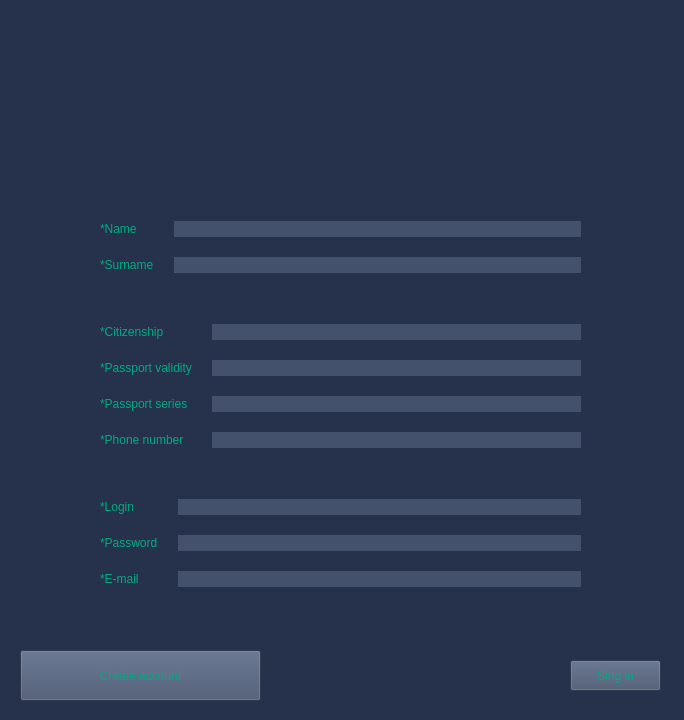
<?xml version="1.0" encoding="UTF-8"?>
<ui version="4.0">
 <class>RegistrationWindow</class>
 <widget class="QWidget" name="RegistrationWindow">
  <property name="geometry">
   <rect>
    <x>0</x>
    <y>0</y>
    <width>684</width>
    <height>720</height>
   </rect>
  </property>
  <property name="minimumSize">
   <size>
    <width>684</width>
    <height>720</height>
   </size>
  </property>
  <property name="maximumSize">
   <size>
    <width>684</width>
    <height>720</height>
   </size>
  </property>
  <property name="palette">
   <palette>
    <active>
     <colorrole role="WindowText">
      <brush brushstyle="SolidPattern">
       <color alpha="255">
        <red>0</red>
        <green>170</green>
        <blue>127</blue>
       </color>
      </brush>
     </colorrole>
     <colorrole role="Button">
      <brush brushstyle="SolidPattern">
       <color alpha="255">
        <red>38</red>
        <green>50</green>
        <blue>76</blue>
       </color>
      </brush>
     </colorrole>
     <colorrole role="Text">
      <brush brushstyle="SolidPattern">
       <color alpha="255">
        <red>0</red>
        <green>170</green>
        <blue>127</blue>
       </color>
      </brush>
     </colorrole>
     <colorrole role="ButtonText">
      <brush brushstyle="SolidPattern">
       <color alpha="255">
        <red>0</red>
        <green>170</green>
        <blue>127</blue>
       </color>
      </brush>
     </colorrole>
     <colorrole role="Base">
      <brush brushstyle="SolidPattern">
       <color alpha="255">
        <red>38</red>
        <green>50</green>
        <blue>76</blue>
       </color>
      </brush>
     </colorrole>
     <colorrole role="Window">
      <brush brushstyle="SolidPattern">
       <color alpha="255">
        <red>38</red>
        <green>50</green>
        <blue>76</blue>
       </color>
      </brush>
     </colorrole>
     <colorrole role="PlaceholderText">
      <brush brushstyle="SolidPattern">
       <color alpha="128">
        <red>0</red>
        <green>170</green>
        <blue>127</blue>
       </color>
      </brush>
     </colorrole>
    </active>
    <inactive>
     <colorrole role="WindowText">
      <brush brushstyle="SolidPattern">
       <color alpha="255">
        <red>0</red>
        <green>170</green>
        <blue>127</blue>
       </color>
      </brush>
     </colorrole>
     <colorrole role="Button">
      <brush brushstyle="SolidPattern">
       <color alpha="255">
        <red>38</red>
        <green>50</green>
        <blue>76</blue>
       </color>
      </brush>
     </colorrole>
     <colorrole role="Text">
      <brush brushstyle="SolidPattern">
       <color alpha="255">
        <red>0</red>
        <green>170</green>
        <blue>127</blue>
       </color>
      </brush>
     </colorrole>
     <colorrole role="ButtonText">
      <brush brushstyle="SolidPattern">
       <color alpha="255">
        <red>0</red>
        <green>170</green>
        <blue>127</blue>
       </color>
      </brush>
     </colorrole>
     <colorrole role="Base">
      <brush brushstyle="SolidPattern">
       <color alpha="255">
        <red>38</red>
        <green>50</green>
        <blue>76</blue>
       </color>
      </brush>
     </colorrole>
     <colorrole role="Window">
      <brush brushstyle="SolidPattern">
       <color alpha="255">
        <red>38</red>
        <green>50</green>
        <blue>76</blue>
       </color>
      </brush>
     </colorrole>
     <colorrole role="PlaceholderText">
      <brush brushstyle="SolidPattern">
       <color alpha="128">
        <red>0</red>
        <green>170</green>
        <blue>127</blue>
       </color>
      </brush>
     </colorrole>
    </inactive>
    <disabled>
     <colorrole role="WindowText">
      <brush brushstyle="SolidPattern">
       <color alpha="255">
        <red>0</red>
        <green>170</green>
        <blue>127</blue>
       </color>
      </brush>
     </colorrole>
     <colorrole role="Button">
      <brush brushstyle="SolidPattern">
       <color alpha="255">
        <red>38</red>
        <green>50</green>
        <blue>76</blue>
       </color>
      </brush>
     </colorrole>
     <colorrole role="Text">
      <brush brushstyle="SolidPattern">
       <color alpha="255">
        <red>0</red>
        <green>170</green>
        <blue>127</blue>
       </color>
      </brush>
     </colorrole>
     <colorrole role="ButtonText">
      <brush brushstyle="SolidPattern">
       <color alpha="255">
        <red>0</red>
        <green>170</green>
        <blue>127</blue>
       </color>
      </brush>
     </colorrole>
     <colorrole role="Base">
      <brush brushstyle="SolidPattern">
       <color alpha="255">
        <red>38</red>
        <green>50</green>
        <blue>76</blue>
       </color>
      </brush>
     </colorrole>
     <colorrole role="Window">
      <brush brushstyle="SolidPattern">
       <color alpha="255">
        <red>38</red>
        <green>50</green>
        <blue>76</blue>
       </color>
      </brush>
     </colorrole>
     <colorrole role="PlaceholderText">
      <brush brushstyle="SolidPattern">
       <color alpha="128">
        <red>0</red>
        <green>170</green>
        <blue>127</blue>
       </color>
      </brush>
     </colorrole>
    </disabled>
   </palette>
  </property>
  <property name="windowTitle">
   <string>Form</string>
  </property>
  <property name="windowIcon">
   <iconset resource="pictures.qrc">
    <normaloff>:/mainLogo/resources/5.png</normaloff>:/mainLogo/resources/5.png</iconset>
  </property>
  <property name="styleSheet">
   <string notr="true">#RegistrationWindow{ background-color: rgb(38, 50, 76);
color: rgb(0, 170, 127);}</string>
  </property>
  <widget class="QPushButton" name="pushButtonGoToMainWindow">
   <property name="geometry">
    <rect>
     <x>20</x>
     <y>650</y>
     <width>241</width>
     <height>51</height>
    </rect>
   </property>
   <property name="styleSheet">
    <string notr="true">color: rgb(0, 170, 127);
background-color: rgb(67, 81, 108);
font: 14pt &quot;Britannic Bold&quot;;</string>
   </property>
   <property name="text">
    <string>Create account</string>
   </property>
  </widget>
  <widget class="QPushButton" name="pushButtonGoToLoginWindow">
   <property name="geometry">
    <rect>
     <x>570</x>
     <y>660</y>
     <width>91</width>
     <height>31</height>
    </rect>
   </property>
   <property name="styleSheet">
    <string notr="true">color: rgb(0, 170, 127);
background-color: rgb(67, 81, 108);
font: 10pt &quot;Britannic Bold&quot;;</string>
   </property>
   <property name="text">
    <string>Sing in</string>
   </property>
  </widget>
  <widget class="QLabel" name="Logo">
   <property name="geometry">
    <rect>
     <x>-40</x>
     <y>30</y>
     <width>741</width>
     <height>121</height>
    </rect>
   </property>
   <property name="text">
    <string/>
   </property>
   <property name="pixmap">
    <pixmap resource="pictures.qrc">:/mainLogo/resources/10.png</pixmap>
   </property>
  </widget>
  <widget class="QWidget" name="layoutWidget">
   <property name="geometry">
    <rect>
     <x>100</x>
     <y>190</y>
     <width>481</width>
     <height>431</height>
    </rect>
   </property>
   <layout class="QVBoxLayout" name="verticalLayout">
    <property name="spacing">
     <number>20</number>
    </property>
    <item>
     <layout class="QGridLayout" name="gridLayout_2">
      <item row="1" column="0">
       <widget class="QLabel" name="labelSurname">
        <property name="styleSheet">
         <string notr="true">color: rgb(0, 170, 127);
font: 14pt &quot;Britannic Bold&quot;;</string>
        </property>
        <property name="text">
         <string>*Surname</string>
        </property>
       </widget>
      </item>
      <item row="1" column="1">
       <widget class="QLineEdit" name="lineEditSurname">
        <property name="styleSheet">
         <string notr="true">color: rgb(0, 170, 127);
border: rgb(84, 96, 117);
background-color: rgb(67, 81, 108);
font: 14pt &quot;Britannic Bold&quot;;</string>
        </property>
        <property name="frame">
         <bool>false</bool>
        </property>
       </widget>
      </item>
      <item row="0" column="1">
       <widget class="QLineEdit" name="lineEditName">
        <property name="enabled">
         <bool>true</bool>
        </property>
        <property name="styleSheet">
         <string notr="true">color: rgb(0, 170, 127);
border: rgb(84, 96, 117);
background-color: rgb(67, 81, 108);
font: 14pt &quot;Britannic Bold&quot;;</string>
        </property>
        <property name="frame">
         <bool>false</bool>
        </property>
       </widget>
      </item>
      <item row="0" column="0">
       <widget class="QLabel" name="labelName">
        <property name="styleSheet">
         <string notr="true">color: rgb(0, 170, 127);
font: 14pt &quot;Britannic Bold&quot;;</string>
        </property>
        <property name="text">
         <string>*Name</string>
        </property>
       </widget>
      </item>
     </layout>
    </item>
    <item>
     <layout class="QGridLayout" name="gridLayout_3">
      <property name="verticalSpacing">
       <number>20</number>
      </property>
      <item row="2" column="0">
       <widget class="QLabel" name="labelPassportSeries">
        <property name="styleSheet">
         <string notr="true">color: rgb(0, 170, 127);
font: 14pt &quot;Britannic Bold&quot;;</string>
        </property>
        <property name="text">
         <string>*Passport series</string>
        </property>
       </widget>
      </item>
      <item row="3" column="0">
       <widget class="QLabel" name="labelPhoneNumber">
        <property name="styleSheet">
         <string notr="true">color: rgb(0, 170, 127);
font: 14pt &quot;Britannic Bold&quot;;</string>
        </property>
        <property name="text">
         <string>*Phone number</string>
        </property>
       </widget>
      </item>
      <item row="3" column="1">
       <widget class="QLineEdit" name="lineEditPhoneNumber">
        <property name="styleSheet">
         <string notr="true">color: rgb(0, 170, 127);
border: rgb(84, 96, 117);
background-color: rgb(67, 81, 108);
font: 14pt &quot;Britannic Bold&quot;;
</string>
        </property>
        <property name="frame">
         <bool>false</bool>
        </property>
       </widget>
      </item>
      <item row="1" column="0">
       <widget class="QLabel" name="labelPassportValidity">
        <property name="styleSheet">
         <string notr="true">color: rgb(0, 170, 127);
font: 14pt &quot;Britannic Bold&quot;;</string>
        </property>
        <property name="text">
         <string>*Passport validity</string>
        </property>
       </widget>
      </item>
      <item row="1" column="1">
       <widget class="QLineEdit" name="lineEditPassportValidity">
        <property name="styleSheet">
         <string notr="true">color: rgb(0, 170, 127);
border: rgb(84, 96, 117);
background-color: rgb(67, 81, 108);
font: 14pt &quot;Britannic Bold&quot;;</string>
        </property>
        <property name="frame">
         <bool>false</bool>
        </property>
       </widget>
      </item>
      <item row="2" column="1">
       <widget class="QLineEdit" name="lineEditPassportSeries">
        <property name="styleSheet">
         <string notr="true">color: rgb(0, 170, 127);
border: rgb(84, 96, 117);
background-color: rgb(67, 81, 108);
font: 14pt &quot;Britannic Bold&quot;;</string>
        </property>
        <property name="frame">
         <bool>false</bool>
        </property>
       </widget>
      </item>
      <item row="0" column="0">
       <widget class="QLabel" name="labelCitizenship">
        <property name="styleSheet">
         <string notr="true">color: rgb(0, 170, 127);
font: 14pt &quot;Britannic Bold&quot;;</string>
        </property>
        <property name="text">
         <string>*Citizenship</string>
        </property>
       </widget>
      </item>
      <item row="0" column="1">
       <widget class="QLineEdit" name="lineEditCitizenship">
        <property name="styleSheet">
         <string notr="true">color: rgb(0, 170, 127);
border: rgb(84, 96, 117);
background-color: rgb(67, 81, 108);
font: 14pt &quot;Britannic Bold&quot;;</string>
        </property>
        <property name="frame">
         <bool>false</bool>
        </property>
       </widget>
      </item>
     </layout>
    </item>
    <item>
     <layout class="QGridLayout" name="gridLayout">
      <property name="verticalSpacing">
       <number>20</number>
      </property>
      <item row="2" column="0">
       <widget class="QLabel" name="labelEmail">
        <property name="styleSheet">
         <string notr="true">color: rgb(0, 170, 127);
font: 14pt &quot;Britannic Bold&quot;;</string>
        </property>
        <property name="text">
         <string>*E-mail</string>
        </property>
       </widget>
      </item>
      <item row="1" column="1">
       <widget class="QLineEdit" name="lineEditPassword">
        <property name="styleSheet">
         <string notr="true">color: rgb(0, 170, 127);
border: rgb(84, 96, 117);
background-color: rgb(67, 81, 108);
font: 14pt &quot;Britannic Bold&quot;;</string>
        </property>
        <property name="frame">
         <bool>false</bool>
        </property>
        <property name="echoMode">
         <enum>QLineEdit::Password</enum>
        </property>
       </widget>
      </item>
      <item row="0" column="1">
       <widget class="QLineEdit" name="lineEditLogin">
        <property name="styleSheet">
         <string notr="true">color: rgb(0, 170, 127);
border: rgb(84, 96, 117);
background-color: rgb(67, 81, 108);
font: 14pt &quot;Britannic Bold&quot;;</string>
        </property>
        <property name="frame">
         <bool>false</bool>
        </property>
       </widget>
      </item>
      <item row="2" column="1">
       <widget class="QLineEdit" name="lineEditEmail">
        <property name="palette">
         <palette>
          <active>
           <colorrole role="WindowText">
            <brush brushstyle="SolidPattern">
             <color alpha="255">
              <red>0</red>
              <green>170</green>
              <blue>127</blue>
             </color>
            </brush>
           </colorrole>
           <colorrole role="Button">
            <brush brushstyle="SolidPattern">
             <color alpha="255">
              <red>67</red>
              <green>81</green>
              <blue>108</blue>
             </color>
            </brush>
           </colorrole>
           <colorrole role="Text">
            <brush brushstyle="SolidPattern">
             <color alpha="255">
              <red>0</red>
              <green>170</green>
              <blue>127</blue>
             </color>
            </brush>
           </colorrole>
           <colorrole role="ButtonText">
            <brush brushstyle="SolidPattern">
             <color alpha="255">
              <red>0</red>
              <green>170</green>
              <blue>127</blue>
             </color>
            </brush>
           </colorrole>
           <colorrole role="Base">
            <brush brushstyle="SolidPattern">
             <color alpha="255">
              <red>67</red>
              <green>81</green>
              <blue>108</blue>
             </color>
            </brush>
           </colorrole>
           <colorrole role="Window">
            <brush brushstyle="SolidPattern">
             <color alpha="255">
              <red>67</red>
              <green>81</green>
              <blue>108</blue>
             </color>
            </brush>
           </colorrole>
           <colorrole role="PlaceholderText">
            <brush brushstyle="NoBrush">
             <color alpha="128">
              <red>0</red>
              <green>170</green>
              <blue>127</blue>
             </color>
            </brush>
           </colorrole>
          </active>
          <inactive>
           <colorrole role="WindowText">
            <brush brushstyle="SolidPattern">
             <color alpha="255">
              <red>0</red>
              <green>170</green>
              <blue>127</blue>
             </color>
            </brush>
           </colorrole>
           <colorrole role="Button">
            <brush brushstyle="SolidPattern">
             <color alpha="255">
              <red>67</red>
              <green>81</green>
              <blue>108</blue>
             </color>
            </brush>
           </colorrole>
           <colorrole role="Text">
            <brush brushstyle="SolidPattern">
             <color alpha="255">
              <red>0</red>
              <green>170</green>
              <blue>127</blue>
             </color>
            </brush>
           </colorrole>
           <colorrole role="ButtonText">
            <brush brushstyle="SolidPattern">
             <color alpha="255">
              <red>0</red>
              <green>170</green>
              <blue>127</blue>
             </color>
            </brush>
           </colorrole>
           <colorrole role="Base">
            <brush brushstyle="SolidPattern">
             <color alpha="255">
              <red>67</red>
              <green>81</green>
              <blue>108</blue>
             </color>
            </brush>
           </colorrole>
           <colorrole role="Window">
            <brush brushstyle="SolidPattern">
             <color alpha="255">
              <red>67</red>
              <green>81</green>
              <blue>108</blue>
             </color>
            </brush>
           </colorrole>
           <colorrole role="PlaceholderText">
            <brush brushstyle="NoBrush">
             <color alpha="128">
              <red>0</red>
              <green>170</green>
              <blue>127</blue>
             </color>
            </brush>
           </colorrole>
          </inactive>
          <disabled>
           <colorrole role="WindowText">
            <brush brushstyle="SolidPattern">
             <color alpha="255">
              <red>0</red>
              <green>170</green>
              <blue>127</blue>
             </color>
            </brush>
           </colorrole>
           <colorrole role="Button">
            <brush brushstyle="SolidPattern">
             <color alpha="255">
              <red>67</red>
              <green>81</green>
              <blue>108</blue>
             </color>
            </brush>
           </colorrole>
           <colorrole role="Text">
            <brush brushstyle="SolidPattern">
             <color alpha="255">
              <red>0</red>
              <green>170</green>
              <blue>127</blue>
             </color>
            </brush>
           </colorrole>
           <colorrole role="ButtonText">
            <brush brushstyle="SolidPattern">
             <color alpha="255">
              <red>0</red>
              <green>170</green>
              <blue>127</blue>
             </color>
            </brush>
           </colorrole>
           <colorrole role="Base">
            <brush brushstyle="SolidPattern">
             <color alpha="255">
              <red>67</red>
              <green>81</green>
              <blue>108</blue>
             </color>
            </brush>
           </colorrole>
           <colorrole role="Window">
            <brush brushstyle="SolidPattern">
             <color alpha="255">
              <red>67</red>
              <green>81</green>
              <blue>108</blue>
             </color>
            </brush>
           </colorrole>
           <colorrole role="PlaceholderText">
            <brush brushstyle="NoBrush">
             <color alpha="128">
              <red>0</red>
              <green>170</green>
              <blue>127</blue>
             </color>
            </brush>
           </colorrole>
          </disabled>
         </palette>
        </property>
        <property name="styleSheet">
         <string notr="true">color: rgb(0, 170, 127);
border: rgb(84, 96, 117);
background-color: rgb(67, 81, 108);
font: 14pt &quot;Britannic Bold&quot;;</string>
        </property>
        <property name="frame">
         <bool>false</bool>
        </property>
       </widget>
      </item>
      <item row="1" column="0">
       <widget class="QLabel" name="labelPassword">
        <property name="styleSheet">
         <string notr="true">color: rgb(0, 170, 127);
font: 14pt &quot;Britannic Bold&quot;;</string>
        </property>
        <property name="text">
         <string>*Password</string>
        </property>
       </widget>
      </item>
      <item row="0" column="0">
       <widget class="QLabel" name="labelLogin">
        <property name="styleSheet">
         <string notr="true">color: rgb(0, 170, 127);
font: 14pt &quot;Britannic Bold&quot;;</string>
        </property>
        <property name="text">
         <string>*Login</string>
        </property>
       </widget>
      </item>
     </layout>
    </item>
   </layout>
  </widget>
 </widget>
 <resources>
  <include location="pictures.qrc"/>
 </resources>
 <connections/>
</ui>
